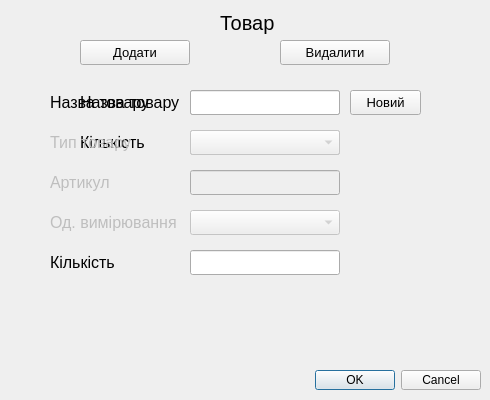
<?xml version="1.0" encoding="UTF-8"?>
<ui version="4.0">
 <class>commodity</class>
 <widget class="QDialog" name="commodity">
  <property name="geometry">
   <rect>
    <x>0</x>
    <y>0</y>
    <width>490</width>
    <height>400</height>
   </rect>
  </property>
  <property name="minimumSize">
   <size>
    <width>490</width>
    <height>400</height>
   </size>
  </property>
  <property name="maximumSize">
   <size>
    <width>490</width>
    <height>400</height>
   </size>
  </property>
  <property name="windowTitle">
   <string>Товар</string>
  </property>
  <widget class="QDialogButtonBox" name="buttonBox">
   <property name="geometry">
    <rect>
     <x>-260</x>
     <y>370</y>
     <width>741</width>
     <height>20</height>
    </rect>
   </property>
   <property name="orientation">
    <enum>Qt::Horizontal</enum>
   </property>
   <property name="standardButtons">
    <set>QDialogButtonBox::Cancel|QDialogButtonBox::Ok</set>
   </property>
  </widget>
  <widget class="QLabel" name="label_black_star">
   <property name="geometry">
    <rect>
     <x>220</x>
     <y>10</y>
     <width>61</width>
     <height>25</height>
    </rect>
   </property>
   <property name="font">
    <font>
     <pointsize>15</pointsize>
    </font>
   </property>
   <property name="text">
    <string>Товар</string>
   </property>
  </widget>
  <widget class="QPushButton" name="pushButton">
   <property name="geometry">
    <rect>
     <x>80</x>
     <y>40</y>
     <width>110</width>
     <height>25</height>
    </rect>
   </property>
   <property name="font">
    <font>
     <pointsize>10</pointsize>
    </font>
   </property>
   <property name="text">
    <string>Додати</string>
   </property>
  </widget>
  <widget class="QPushButton" name="pushButton_2">
   <property name="geometry">
    <rect>
     <x>280</x>
     <y>40</y>
     <width>110</width>
     <height>25</height>
    </rect>
   </property>
   <property name="font">
    <font>
     <pointsize>10</pointsize>
    </font>
   </property>
   <property name="text">
    <string>Видалити</string>
   </property>
  </widget>
  <widget class="QWidget" name="widget_add" native="true">
   <property name="geometry">
    <rect>
     <x>40</x>
     <y>80</y>
     <width>400</width>
     <height>220</height>
    </rect>
   </property>
   <widget class="QLineEdit" name="lineEdit_widget_add_commodity_article">
    <property name="enabled">
     <bool>false</bool>
    </property>
    <property name="geometry">
     <rect>
      <x>150</x>
      <y>90</y>
      <width>150</width>
      <height>25</height>
     </rect>
    </property>
    <property name="font">
     <font>
      <pointsize>12</pointsize>
     </font>
    </property>
   </widget>
   <widget class="QLabel" name="label_5">
    <property name="enabled">
     <bool>false</bool>
    </property>
    <property name="geometry">
     <rect>
      <x>10</x>
      <y>130</y>
      <width>150</width>
      <height>25</height>
     </rect>
    </property>
    <property name="font">
     <font>
      <pointsize>12</pointsize>
     </font>
    </property>
    <property name="text">
     <string>Од. вимірювання</string>
    </property>
   </widget>
   <widget class="QComboBox" name="comboBox_widget_add_commodity_measurements_units">
    <property name="enabled">
     <bool>false</bool>
    </property>
    <property name="geometry">
     <rect>
      <x>150</x>
      <y>130</y>
      <width>150</width>
      <height>25</height>
     </rect>
    </property>
   </widget>
   <widget class="QLabel" name="label_3">
    <property name="enabled">
     <bool>false</bool>
    </property>
    <property name="geometry">
     <rect>
      <x>10</x>
      <y>50</y>
      <width>150</width>
      <height>25</height>
     </rect>
    </property>
    <property name="font">
     <font>
      <pointsize>12</pointsize>
     </font>
    </property>
    <property name="text">
     <string>Тип товару</string>
    </property>
   </widget>
   <widget class="QLabel" name="label_2">
    <property name="enabled">
     <bool>true</bool>
    </property>
    <property name="geometry">
     <rect>
      <x>10</x>
      <y>10</y>
      <width>150</width>
      <height>25</height>
     </rect>
    </property>
    <property name="font">
     <font>
      <pointsize>12</pointsize>
     </font>
    </property>
    <property name="text">
     <string>Назва товару</string>
    </property>
   </widget>
   <widget class="QLineEdit" name="lineEdit_widget_add_commodity_name">
    <property name="enabled">
     <bool>true</bool>
    </property>
    <property name="geometry">
     <rect>
      <x>150</x>
      <y>10</y>
      <width>150</width>
      <height>25</height>
     </rect>
    </property>
    <property name="font">
     <font>
      <pointsize>12</pointsize>
     </font>
    </property>
   </widget>
   <widget class="QComboBox" name="comboBox_widget_add_commodity_type_commodity">
    <property name="enabled">
     <bool>false</bool>
    </property>
    <property name="geometry">
     <rect>
      <x>150</x>
      <y>50</y>
      <width>150</width>
      <height>25</height>
     </rect>
    </property>
   </widget>
   <widget class="QLabel" name="label_4">
    <property name="enabled">
     <bool>false</bool>
    </property>
    <property name="geometry">
     <rect>
      <x>10</x>
      <y>90</y>
      <width>150</width>
      <height>25</height>
     </rect>
    </property>
    <property name="font">
     <font>
      <pointsize>12</pointsize>
     </font>
    </property>
    <property name="text">
     <string>Артикул</string>
    </property>
   </widget>
   <widget class="QLabel" name="label_6">
    <property name="geometry">
     <rect>
      <x>10</x>
      <y>170</y>
      <width>150</width>
      <height>25</height>
     </rect>
    </property>
    <property name="font">
     <font>
      <pointsize>12</pointsize>
     </font>
    </property>
    <property name="text">
     <string>Кількість</string>
    </property>
   </widget>
   <widget class="QLineEdit" name="lineEdit_widget_add_commodity_quantity">
    <property name="geometry">
     <rect>
      <x>150</x>
      <y>170</y>
      <width>150</width>
      <height>25</height>
     </rect>
    </property>
    <property name="font">
     <font>
      <pointsize>12</pointsize>
     </font>
    </property>
   </widget>
   <widget class="QPushButton" name="pushButton_3">
    <property name="geometry">
     <rect>
      <x>310</x>
      <y>10</y>
      <width>71</width>
      <height>25</height>
     </rect>
    </property>
    <property name="font">
     <font>
      <pointsize>10</pointsize>
     </font>
    </property>
    <property name="text">
     <string>Новий</string>
    </property>
   </widget>
  </widget>
  <widget class="QLabel" name="ErrorLabel_commodity">
   <property name="enabled">
    <bool>false</bool>
   </property>
   <property name="geometry">
    <rect>
     <x>20</x>
     <y>300</y>
     <width>431</width>
     <height>61</height>
    </rect>
   </property>
   <property name="font">
    <font>
     <italic>true</italic>
    </font>
   </property>
   <property name="locale">
    <locale language="Ukrainian" country="Ukraine"/>
   </property>
   <property name="text">
    <string>&lt;html&gt;&lt;head/&gt;&lt;body&gt;&lt;p&gt;&lt;br/&gt;&lt;/p&gt;&lt;/body&gt;&lt;/html&gt;</string>
   </property>
   <property name="scaledContents">
    <bool>false</bool>
   </property>
   <property name="alignment">
    <set>Qt::AlignCenter</set>
   </property>
   <property name="wordWrap">
    <bool>false</bool>
   </property>
  </widget>
  <widget class="QWidget" name="widget_delete" native="true">
   <property name="geometry">
    <rect>
     <x>40</x>
     <y>80</y>
     <width>400</width>
     <height>220</height>
    </rect>
   </property>
   <widget class="QLabel" name="label_10">
    <property name="geometry">
     <rect>
      <x>40</x>
      <y>10</y>
      <width>150</width>
      <height>25</height>
     </rect>
    </property>
    <property name="font">
     <font>
      <pointsize>12</pointsize>
     </font>
    </property>
    <property name="text">
     <string>Назва товару</string>
    </property>
   </widget>
   <widget class="QLineEdit" name="lineEdit_widget_delete_commodity_name">
    <property name="geometry">
     <rect>
      <x>150</x>
      <y>10</y>
      <width>150</width>
      <height>25</height>
     </rect>
    </property>
    <property name="font">
     <font>
      <pointsize>12</pointsize>
     </font>
    </property>
   </widget>
   <widget class="QLabel" name="label_12">
    <property name="geometry">
     <rect>
      <x>40</x>
      <y>50</y>
      <width>150</width>
      <height>25</height>
     </rect>
    </property>
    <property name="font">
     <font>
      <pointsize>12</pointsize>
     </font>
    </property>
    <property name="text">
     <string>Кількість</string>
    </property>
   </widget>
   <widget class="QLineEdit" name="lineEdit_widget_delete_commodity_quantity">
    <property name="geometry">
     <rect>
      <x>150</x>
      <y>50</y>
      <width>150</width>
      <height>25</height>
     </rect>
    </property>
    <property name="font">
     <font>
      <pointsize>12</pointsize>
     </font>
    </property>
   </widget>
  </widget>
  <zorder>buttonBox</zorder>
  <zorder>label_black_star</zorder>
  <zorder>pushButton</zorder>
  <zorder>pushButton_2</zorder>
  <zorder>ErrorLabel_commodity</zorder>
  <zorder>widget_delete</zorder>
  <zorder>widget_add</zorder>
 </widget>
 <resources/>
 <connections>
  <connection>
   <sender>buttonBox</sender>
   <signal>accepted()</signal>
   <receiver>commodity</receiver>
   <slot>accept()</slot>
   <hints>
    <hint type="sourcelabel">
     <x>248</x>
     <y>254</y>
    </hint>
    <hint type="destinationlabel">
     <x>157</x>
     <y>274</y>
    </hint>
   </hints>
  </connection>
  <connection>
   <sender>buttonBox</sender>
   <signal>rejected()</signal>
   <receiver>commodity</receiver>
   <slot>reject()</slot>
   <hints>
    <hint type="sourcelabel">
     <x>316</x>
     <y>260</y>
    </hint>
    <hint type="destinationlabel">
     <x>286</x>
     <y>274</y>
    </hint>
   </hints>
  </connection>
 </connections>
</ui>
